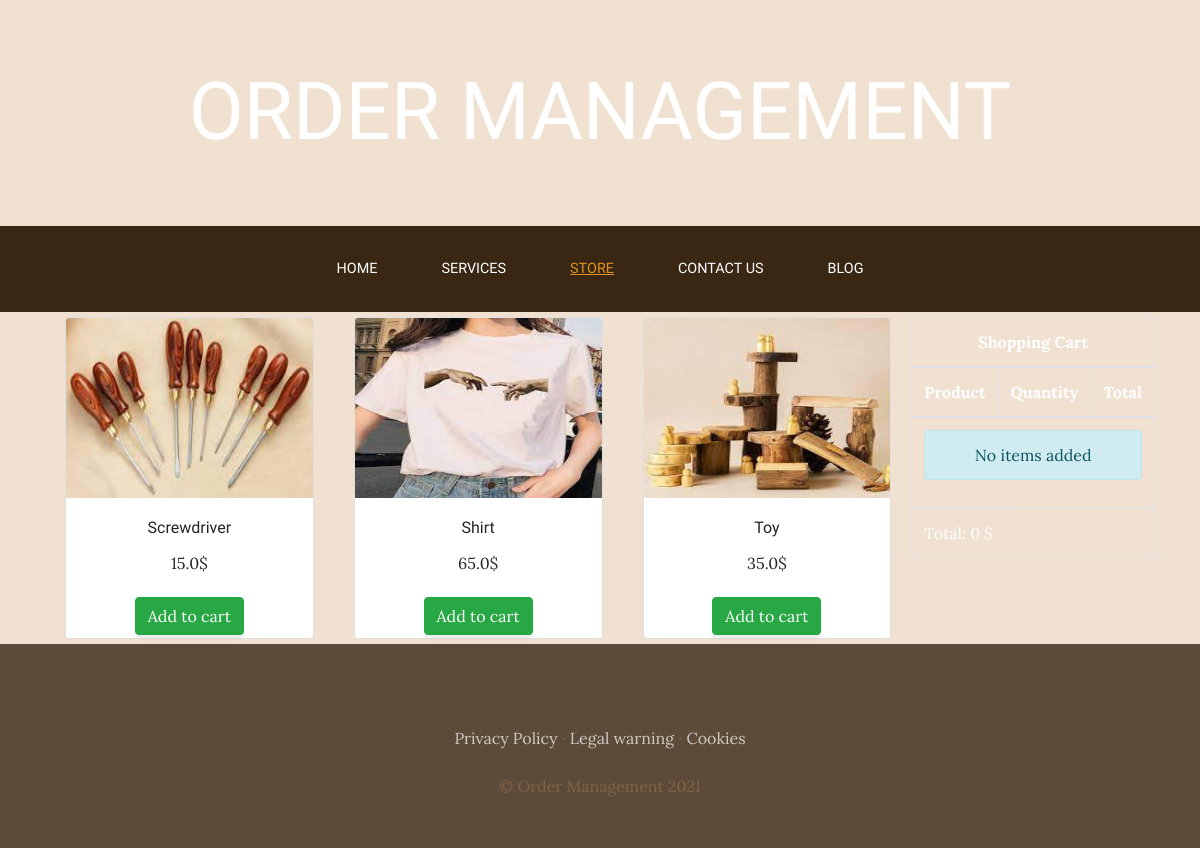
Page /store/ on the earlier database version.
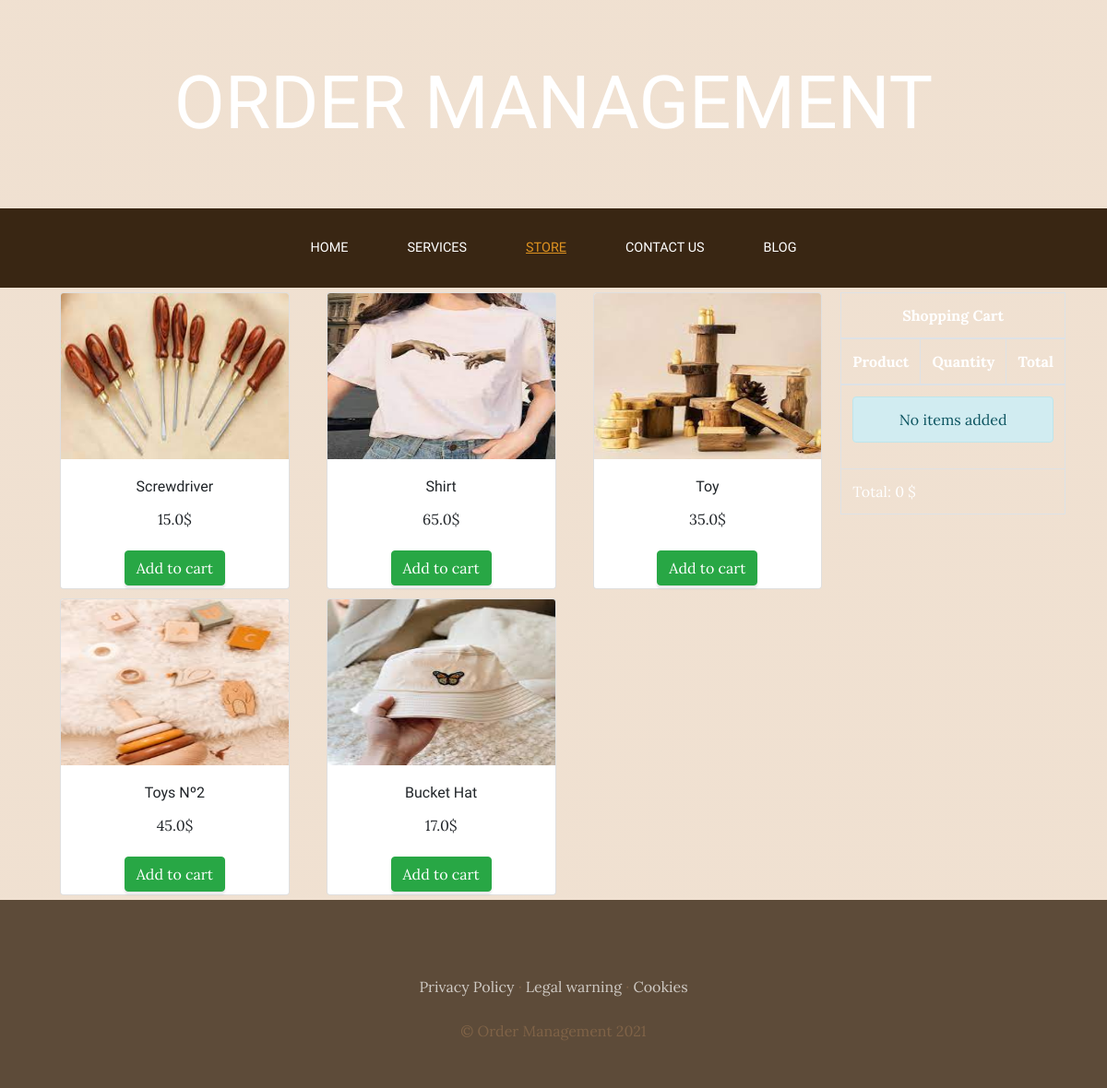
Same page on the later database version.
### storeApp/models.py (models this page shows)
class Product(models.Model):
    name = models.CharField(max_length=50)
    category = models.ForeignKey(ProdCat, on_delete=models.CASCADE)
    picture = models.ImageField(upload_to='store', null=True, blank=True)
    price = models.FloatField()
    available = models.BooleanField(default=True)
    created = models.DateTimeField(auto_now_add=True)
    updated = models.DateTimeField(auto_now_add=True)
    class Meta:
        verbose_name = 'product'
        verbose_name_plural = 'products'

### storeApp/views.py (the view)
# urls.py: path('store/', include('storeApp.urls')),
def store(request):
    product = Product.objects.all()
    return render(request, 'store/store.html', {'products': product})

### cartApp/context_processor.py (called while the page is built)
def total_cart_value(request):
    total = 0
    if request.user.is_authenticated:
        for key, value in request.session['cart'].items():
            total += float(value['price'] * value['quantity'])
    return {'total_cart_value': total}

### storeApp/templates/store/store.html (shortened to what this page needs)
<!DOCTYPE html>
<html lang="en">
<head>
</head>
{% extends 'webProject/base.html' %}
{% load static %}
{% block content %}
<div class="container">
    <div style="float: right; color: white">
        {% include 'cart/widget.html' %}
    </div>
    <div class="row">
{% for product in products %}
    <div class="col-md-4">
        <div class="card" style="margin: 5px 5px;">
            <img src="{{ product.picture.url }}" class="card-img-top" style="height: 180px;" alt="store item image">
            <div class="card-body" style="text-align: center">
                <h6 class="card-title"> {{ product.name|title }} </h6>
                <p class="card-text"> {{ product.price }}$ </p>
            </div>
            <div class="footer text-center" style="background-color: white; margin-bottom: 3px;">
                <a href="{% url 'cart:add' product.id %}" class="btn btn-success"> Add to cart</a>
            </div>
        </div>
    </div>
{% endfor %}
    </div>
</div>
{% endblock %}

### templates/webProject/base.html (shortened to what this page needs)
<html lang="en-eu">
<head>
    {%  load static %}
    <link href="{% static 'webProject/vendor/bootstrap/css/bootstrap.min.css'%}" rel="stylesheet">
    <link href="{% static 'webProject/css/gestion.css' %}" rel="stylesheet">
</head>
<body>
    <h1 class="site-heading text-center text-white d-none d-lg-block">
        <span class="site-heading-lower">Order Management</span>
    </h1>
 <nav class="navbar navbar-expand-lg navbar-dark py-lg-4" id="mainNav">
    <div class="container">
      <div class="collapse navbar-collapse" id="navbarResponsive">
        <ul class="navbar-nav mx-auto">
          <li class="nav-item {%  if request.path == '/' %} active {% endif %} px-lg-4">
            <a class="nav-link text-uppercase text-expanded" href="{% url 'home' %}">Home</a>
          </li>
          <li class="nav-item {%  if request.path == '/services/' %} active {% endif %} px-lg-4">
            <a class="nav-link text-uppercase text-expanded" href="{% url 'services' %}">Services</a>
          </li>
          <li class="nav-item {%  if request.path == '/store/' %} active {% endif %} px-lg-4">
            <a class="nav-link text-uppercase text-expanded" href="{% url 'store' %}">Store</a>
          </li>
          <li class="nav-item {%  if request.path == '/us/' %} active {% endif %} px-lg-4">
            <a class="nav-link text-uppercase text-expanded" href="{% url 'contact' %}">Contact Us</a>
          </li>
          <li class="nav-item {%  if request.path|slice:':6' == '/blog/' %} active {% endif %} px-lg-4">
            <a class="nav-link text-uppercase text-expanded" href="{% url 'blog' %}">Blog</a>
          </li>
        </ul>
      </div>
    </div>
  </nav>
    {% block content %}
    {% endblock %}
    <footer class="footer text-faded text-center py-5">
      <div class="container">
        <p class="m-0 mbt">
        	<a href="sample.html" class="link">Privacy Policy</a> ·
        	<a href="sample.html" class="link">Legal warning</a> ·
        	<a href="sample.html" class="link">Cookies</a>
		</p>
        <p class="m-0 mbt1">&copy; Order Management 2021</p>
      </div>
	</footer>
</body>
</html>

### storeApp/templates/cart/widget.html (shortened to what this page needs)
<!DOCTYPE html>
<html lang="en">
<head>
</head>
<body>
    <table class="table table-bordered" style="color: white; margin-top: 5px;">
        <thead>
            <tr>
                <th colspan="3" class="text-center"> Shopping Cart</th>
            </tr>
            <tr>
                <th>Product</th>
                <th>Quantity</th>
                <th>Total</th>
            </tr>
        </thead>
        <tbody>
            {% if request.session.cart.items %}
                {% for key, value in request.session.cart.items %}
                    <tr class="text-center">
                        <td> {{ value.name }}</td>
                        <td> {{ value.quantity }}</td>
                        <td>
                            <a href="{% url 'cart:add' value.product_id %}" class="btn btn-sm btn-success">+</a>
                            <a href="{% url 'cart:remove' value.product_id %}" class="btn btn-sm btn-success">-</a>
                            <br>
                            {{ value.price }}$
                        </td>
                    </tr>
                {% endfor %}
            {% else %}
                <tr>
                    <td colspan="3">
                        <div class="alert alert-info text-center">No items added</div>
                    </td>
                </tr>
            {% endif %}
        </tbody>
        <tfoot>
            <tr>
                <td colspan="3"> Total: {{total_cart_value}} $ </td>
            </tr>
        </tfoot>
    </table>
</body>

### webProject/static/webProject/css/gestion.css (style rules this page uses)
body { font-family: 'Lora', serif; background: linear-gradient(rgba(217, 179, 140, 0.4), rgba(217, 179, 140, 0.4)), url("../img/bg_main.jpg"); background-attachment: fixed; background-position: center; background-size: cover; }
h1, h2, h3, h4, h5, h6 { font-family: 'Zen Antique Soft', serif; }
p { line-height: 1.75; }
.text-faded { color: rgba(204, 153, 102, 0.3); }
.site-heading { margin-top: 5rem; margin-bottom: 5rem; text-transform: uppercase; line-height: 1; font-family: 'Zen Antique Soft'; }
.site-heading .site-heading-lower { font-size: 5rem; line-height: 4rem; }
#mainNav { background-color: rgb(57, 38, 19); font-family: 'Zen Antique Soft', serif; }
#mainNav .navbar-nav .nav-item .nav-link { color: #ffffff; }
#mainNav .navbar-nav .nav-item.active .nav-link { color: rgb(223, 147, 32); text-decoration: underline; }
@media (min-width: 992px) { #mainNav .navbar-nav .nav-item .nav-link { font-size: 0.9rem; } }
.footer { background-color: rgba(57, 38, 19, 0.8); }
.btn { box-shadow: 0px 3px 3px 0px rgba(33, 37, 41, 0.1); }
.mbt { padding-top: 2rem; }
.mbt1 { padding-top: 1.25rem; }
a.link { color: rgba(255, 255, 255, 0.7); }

Differences in the rows shown:
added Product: picture (picture), name "Toys Nº2", price "45.0"
added Product: picture (picture), name "Bucket Hat", price "17.0"
